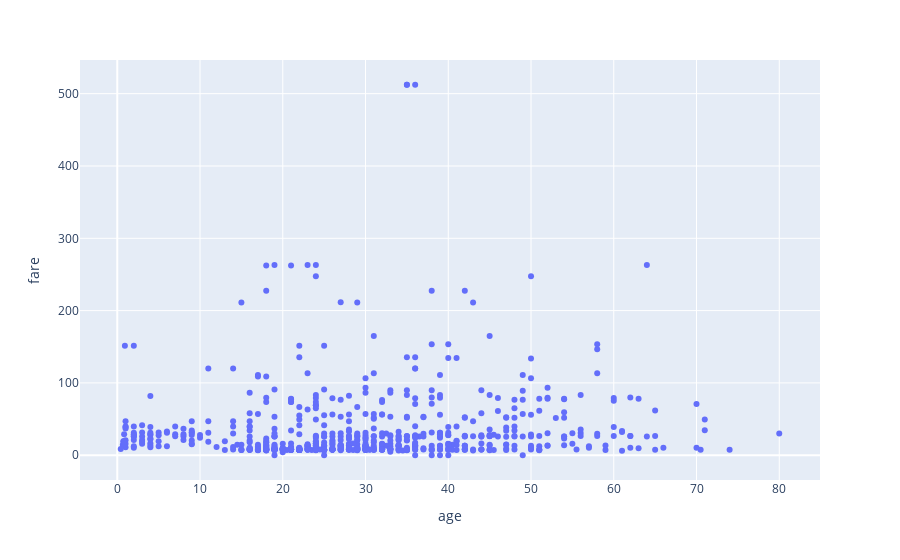

Notebook source saved alongside this figure:
### Markdown cell above
### Q1. Load the "titanic" dataset using the load_dataset function of seaborn. Use Plotly express to plot a scatter plot for age and fare columns in the titanic dataset.

### Code cell
import seaborn as sns
import plotly.express as px 
import numpy as np
import pandas as pd
data = sns.load_dataset("titanic")
px.scatter(data,x="age",y="fare")

### Figure 1 — Plotly figure (JSON) as saved in the notebook; plotly's stock layout.template omitted (floating-point values rounded to 4 significant figures; data arrays with more than 128 entries replaced by an {"elided": "..."} marker saying what was removed)
{"data": [{"hovertemplate": "age=%{x}<br>fare=%{y}<extra></extra>", "legendgroup": "", "marker": {"color": "#636efa", "symbol": "circle"}, "mode": "markers", "name": "", "orientation": "v", "showlegend": false, "type": "scatter", "x": {"elided": "891 float values"}, "xaxis": "x", "y": {"elided": "891 float values"}, "yaxis": "y"}], "layout": {"autosize": true, "legend": {"tracegroupgap": 0}, "margin": {"t": 60}, "xaxis": {"anchor": "y", "autorange": true, "domain": [0, 1], "range": [-4.559, 84.98], "title": {"text": "age"}, "type": "linear"}, "yaxis": {"anchor": "x", "autorange": true, "domain": [0, 1], "range": [-39.67, 552.0], "title": {"text": "fare"}, "type": "linear"}}}
